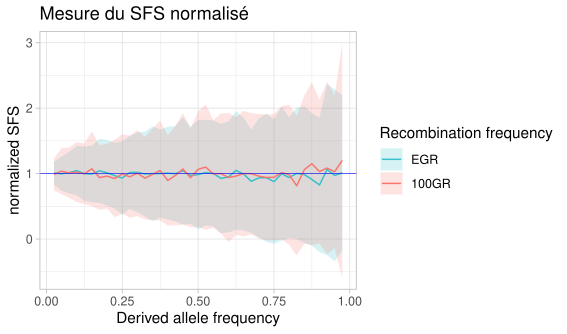

Generate this figure with R:
#!/usr/bin/env Rscript

## Author : Louis OLLIVIER ~ louis.ollivier@etu.univ-rouen.fr 
## Université Paris-Saclay
## Lab : LISN ~ UMR9015 ~ BIOINFO team 

###### Package initialization  ----------------------------------------

if (!require('tidyverse', quietly = T)) install.packages('tidyverse');
library(tidyverse)

###### Data upload and formatting ----------------------------------------

rm(list=ls()) 

freq = c(1/40,2/40,3/40,4/40,5/40,6/40,7/40,8/40,9/40,10/40,11/40,12/40,13/40,14/40,15/40,16/40,17/40,18/40,19/40,20/40,21/40,22/40,23/40,24/40,25/40,26/40,27/40,28/40,29/40,30/40,31/40,32/40,33/40,34/40,35/40,36/40,37/40,38/40,39/40)

data_EGR_h0p5 = read_csv("normSFS_EGR_h0p5.csv",col_names = F)

mean = apply(data_EGR_h0p5, 2, mean)
sd = apply(data_EGR_h0p5, 2, sd)
ymin = mean-sd
ymax = mean+sd

EGR_h0p5 = data.frame(freq,mean,ymin,ymax) %>%
  add_column(submodel="EGR", .before=1)
EGR_h0p5

rm(data_EGR_h0p5)

data_100GR_h0p5 = read_csv("normSFS_100GR_h0p5.csv",col_names = F)

mean = apply(data_100GR_h0p5, 2, mean)
sd = apply(data_100GR_h0p5, 2, sd)
ymin = mean-sd
ymax = mean+sd

r100GR_h0p5 = data.frame(freq,mean,ymin,ymax) %>%
  add_column(submodel="100GR", .before=1)
r100GR_h0p5

rm(data_100GR_h0p5)
rm(mean,sd,ymin,ymax,freq)

norm_SFS_data = bind_rows(EGR_h0p5,r100GR_h0p5) %>%
  as_tibble()
norm_SFS_data

rm(EGR_h0p5,r100GR_h0p5)

norm_SFS_data$submodel <- factor(norm_SFS_data$submodel , levels=c("EGR","100GR"))

###### Plot : normalized SFS for each frequency for each submodel ----------------------------------------

SFSnorm = ggplot(norm_SFS_data, aes(x = freq, y = mean, group=submodel, fill=submodel)) +
  geom_ribbon(aes(ymin=ymin, ymax=ymax),alpha=0.2) +
  geom_line(aes(color = factor(submodel) )) +
  geom_hline(yintercept=1, color="blue",size=0.2) +
  labs(title="Mesure du SFS normalisé",
       x = "Derived allele frequency",
       y = "normalized SFS",
       color="Recombination frequency",
       fill="Recombination frequency",
       linetype="Recombination frequency") + 
  theme_light() +
  scale_fill_manual(values=c("#35C0CA","#F8766D")) + 
  scale_color_manual(values=c("#35C0CA","#F8766D"))


ggsave("SFSnorm.pdf") 
SFSnorm

rm(list=ls())
